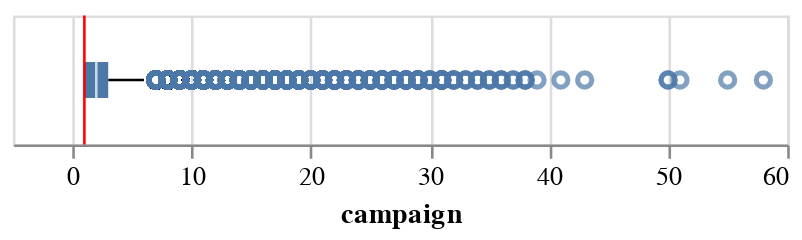

The notebook cell this image was saved under:
### Code cell
# As indicated, all points > 0. (The red line indicates the minimum.)
alt.Chart(train_df).mark_boxplot().encode(
    alt.X("campaign").scale(domain=(-5, 60), clamp=True)
).properties(height=50) + alt.Chart(train_df).mark_rule().encode(x="min(campaign)", color=alt.value("red"))

### Figure 1 — Vega specification as saved in the notebook (floating-point values rounded to 4 significant figures; data arrays with more than 128 entries replaced by an {"elided": "..."} marker saying what was removed)
{"$schema": "https://vega.github.io/schema/vega/v5.json", "data": [{"name": "source_0"}, {"name": "data_0"}, {"name": "data_1", "values": {"elided": "2270 records"}}, {"name": "data_2"}, {"name": "data_3", "values": [{"lower_box_campaign": 1.0, "lower_whisker_campaign": 1, "upper_whisker_campaign": 6}]}, {"name": "data_4", "values": [{"lower_whisker_campaign": 1, "upper_box_campaign": 3.0, "upper_whisker_campaign": 6}]}, {"name": "data_5"}, {"name": "data_6", "values": [{"min_campaign": 1}]}, {"name": "data_7", "values": [{"lower_box_campaign": 1.0, "max_campaign": 58, "mid_box_campaign": 2, "min_campaign": 1, "upper_box_campaign": 3.0}]}, {"name": "data_8", "values": [{"lower_box_campaign": 1.0, "max_campaign": 58, "mid_box_campaign": 2, "min_campaign": 1, "upper_box_campaign": 3.0}]}], "marks": [{"type": "symbol", "name": "layer_0_layer_0_layer_0_marks", "from": {"data": "data_1"}, "encode": {"update": {"description": {"signal": "\"campaign: \" + (format(datum[\"campaign\"], \"\"))"}, "x": {"field": "campaign", "scale": "x"}, "y": {"signal": "height", "mult": 0.5}, "opacity": {"value": 0.7}, "fill": {"value": "transparent"}, "stroke": {"value": "#4c78a8"}, "ariaRoleDescription": {"value": "point"}}}, "style": ["point", "boxplot-outliers"]}, {"type": "rule", "name": "layer_0_layer_0_layer_1_layer_0_marks", "from": {"data": "data_3"}, "encode": {"update": {"tooltip": {"signal": "{\"Upper Whisker of campaign\": format(datum[\"upper_whisker_campaign\"], \"\"), \"Lower Whisker of campaign\": format(datum[\"lower_whisker_campaign\"], \"\")}"}, "y": {"signal": "height", "mult": 0.5}, "stroke": {"value": "black"}, "x2": {"field": "lower_box_campaign", "scale": "x"}, "x": {"field": "lower_whisker_campaign", "scale": "x"}}}, "aria": false, "style": ["rule", "boxplot-rule"]}, {"type": "rule", "name": "layer_0_layer_0_layer_1_layer_1_marks", "from": {"data": "data_4"}, "encode": {"update": {"y": {"signal": "height", "mult": 0.5}, "x": {"field": "upper_box_campaign", "scale": "x"}, "tooltip": {"signal": "{\"Upper Whisker of campaign\": format(datum[\"upper_whisker_campaign\"], \"\"), \"Lower Whisker of campaign\": format(datum[\"lower_whisker_campaign\"], \"\")}"}, "stroke": {"value": "black"}, "x2": {"field": "upper_whisker_campaign", "scale": "x"}}}, "style": ["rule", "boxplot-rule"], "aria": false}, {"type": "rect", "name": "layer_0_layer_1_layer_0_marks", "from": {"data": "data_7"}, "encode": {"update": {"ariaRoleDescription": {"value": "box"}, "tooltip": {"signal": "{\"Max of campaign\": format(datum[\"max_campaign\"], \"\"), \"Q3 of campaign\": format(datum[\"upper_box_campaign\"], \"\"), \"Median of campaign\": format(datum[\"mid_box_campaign\"], \"\"), \"Q1 of campaign\": format(datum[\"lower_box_campaign\"], \"\"), \"Min of campaign\": format(datum[\"min_campaign\"], \"\")}"}, "fill": {"value": "#4c78a8"}, "yc": {"signal": "height", "mult": 0.5}, "x2": {"field": "upper_box_campaign", "scale": "x"}, "description": {"signal": "\"campaign: \" + (format(datum[\"lower_box_campaign\"], \"\")) + \"; upper_box_campaign: \" + (format(datum[\"upper_box_campaign\"], \"\")) + \"; Max of campaign: \" + (format(datum[\"max_campaign\"], \"\")) + \"; Q3 of campaign: \" + (format(datum[\"upper_box_campaign\"], \"\")) + \"; Median of campaign: \" + (format(datum[\"mid_box_campaign\"], \"\")) + \"; Q1 of campaign: \" + (format(datum[\"lower_box_campaign\"], \"\")) + \"; Min of campaign: \" + (format(datum[\"min_campaign\"], \"\"))"}, "x": {"field": "lower_box_campaign", "scale": "x"}, "height": {"value": 14}}}, "style": ["bar", "boxplot-box"]}, {"type": "rect", "name": "layer_0_layer_1_layer_1_marks", "from": {"data": "data_8"}, "encode": {"update": {"fill": {"value": "white"}, "xc": {"field": "mid_box_campaign", "scale": "x"}, "height": {"value": 14}, "width": {"value": 1}, "opacity": {"value": 0.7}, "tooltip": {"signal": "{\"Max of campaign\": format(datum[\"max_campaign\"], \"\"), \"Q3 of campaign\": format(datum[\"upper_box_campaign\"], \"\"), \"Median of campaign\": format(datum[\"mid_box_campaign\"], \"\"), \"Q1 of campaign\": format(datum[\"lower_box_campaign\"], \"\"), \"Min of campaign\": format(datum[\"min_campaign\"], \"\")}"}, "yc": {"signal": "height", "mult": 0.5}}}, "style": ["tick", "boxplot-median"], "aria": false}, {"type": "rule", "name": "layer_1_marks", "from": {"data": "data_6"}, "encode": {"update": {"description": {"signal": "\"Min of campaign: \" + (format(datum[\"min_campaign\"], \"\"))"}, "x": {"field": "min_campaign", "scale": "x"}, "stroke": {"value": "red"}, "y2": {"field": {"signal": null, "datum": null, "group": "height", "parent": null}}, "y": {"value": 0}}}, "style": ["rule"]}], "scales": [{"name": "x", "type": "linear", "domain": [-5, 60], "range": [0, {"signal": "width"}], "nice": true, "zero": true, "clamp": true}], "axes": [{"scale": "x", "orient": "bottom", "domain": false, "zindex": 0, "ticks": false, "labels": false, "grid": true, "tickCount": {"signal": "ceil(width/40)"}, "aria": false, "maxExtent": 0, "minExtent": 0}, {"scale": "x", "labelOverlap": true, "zindex": 0, "title": "campaign", "tickCount": {"signal": "ceil(width/40)"}, "orient": "bottom", "grid": false, "labelFlush": true}], "width": 300, "padding": 5, "background": "white", "height": 50, "style": "cell"}
